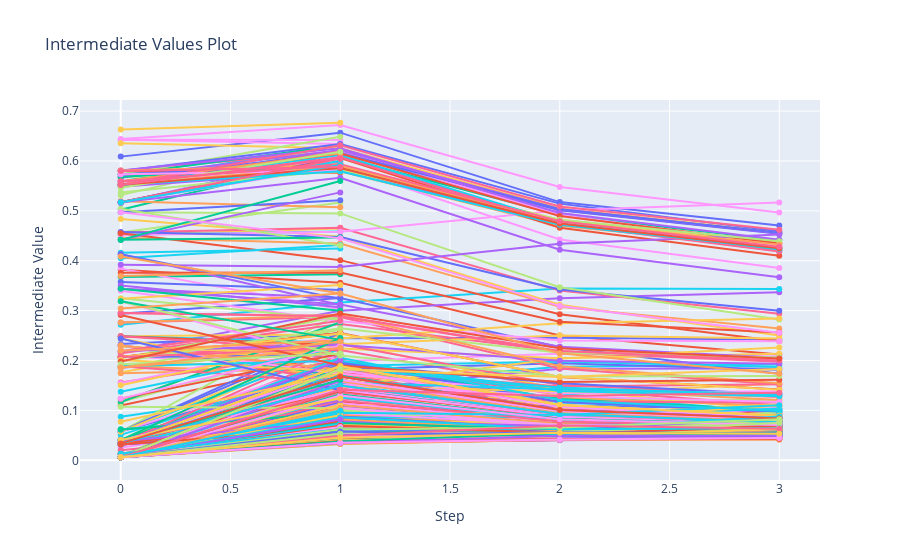

The cell this chart's notebook holds for it:
### Code cell
import optuna.visualization as vis

vis.plot_intermediate_values(study)
# vis.plot_optimization_history(study)
